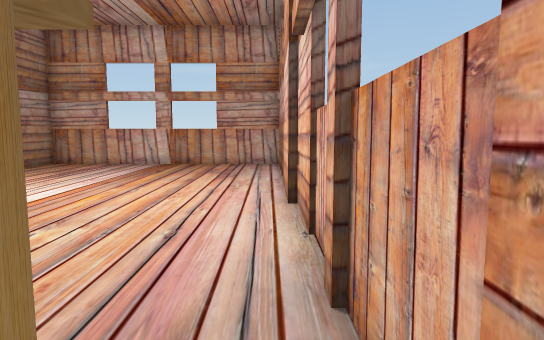
[1] (above)

12 first-person views from a walk through a scene from a Unity 3-D project. The camera is 1.5 m above the floor, tilts 6° down and sees 75° across. The floor is counted in squares, 1 m on a side. Each view is taken from the middle of a square. On the plan, view 1 faces up. The plan holds only what a view shows up to about 16 squares ahead; the rest is blank. The terrain is drawn as flat ground. Some surface patterns are stand-ins.

[2]
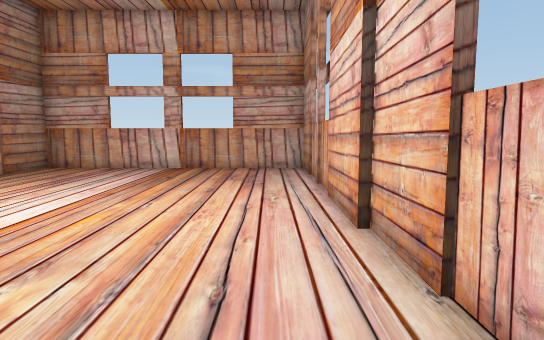

[3]
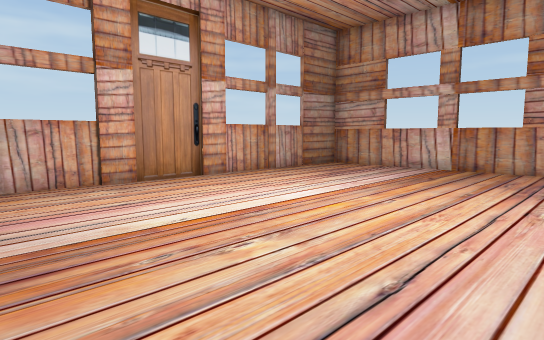

[4]
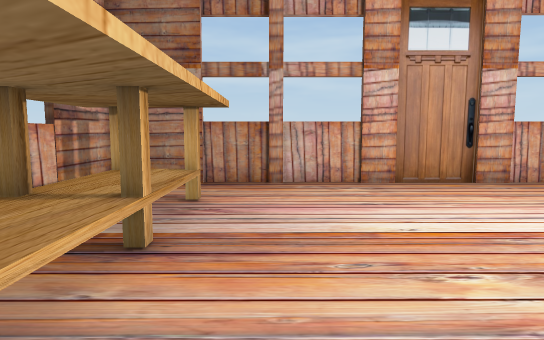

[5]
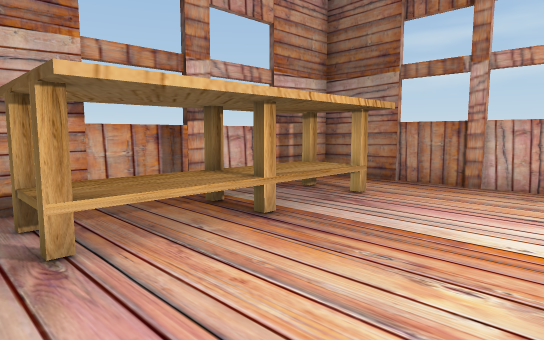

[6]
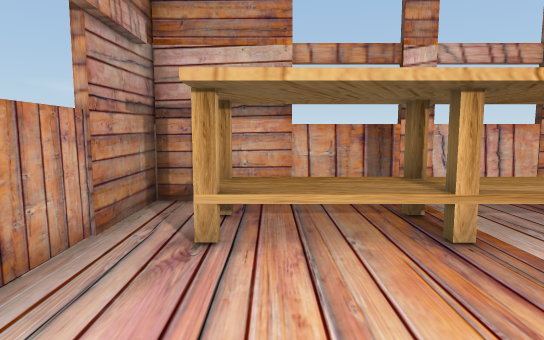

[7]
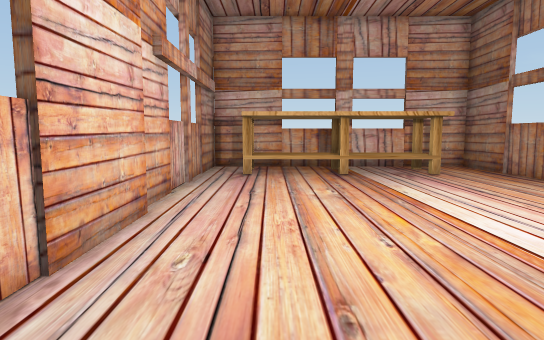

[8]
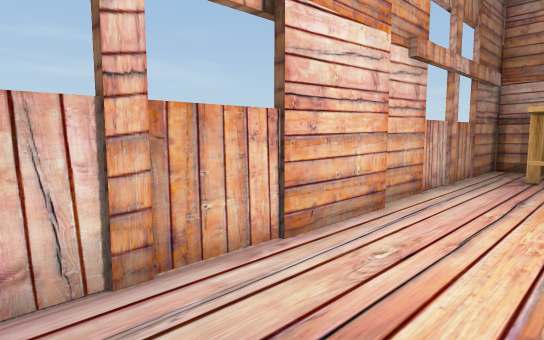

[9]
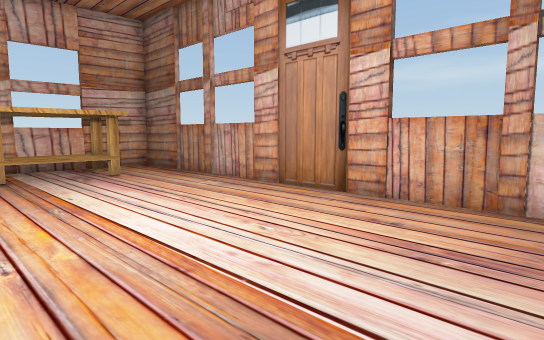

[10]
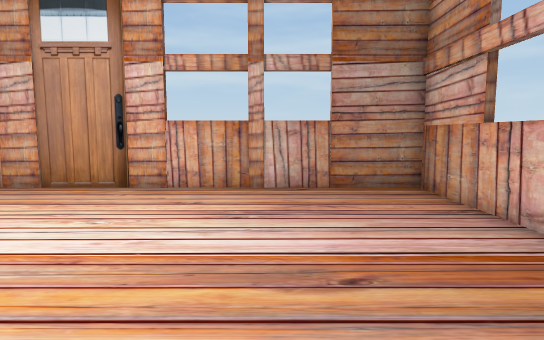

[11]
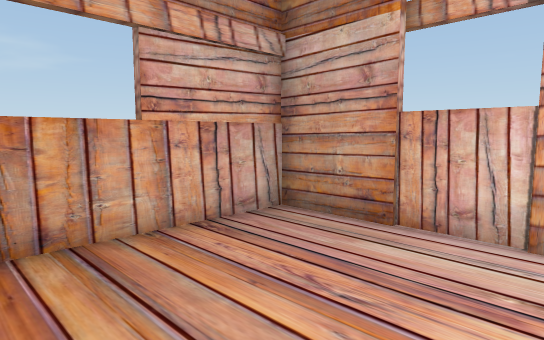

[12]
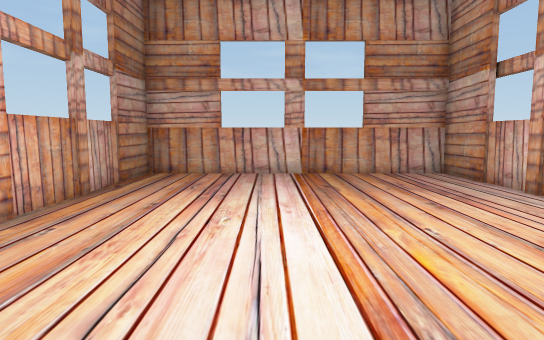

### Floor plan
Points are (right, up) in squares from view 1. A wall is a line through its corners. A room is listed if a view was taken in it or the views show most of it. See-through windows are left out.
Room 1 (view 1)
walls: (-1.4, -1.8) (0.6, -1.8) (0.6, 1.4)
ways out: opening at (0, 0.5) to room 2; opening at (-1, -1) to room 3
Room 2 (views 2, 3, 4, 5, 6, 7, 8, 9, 10, 11, 12)
walls: (0.4, 7.4) (0.4, 17) (-10.6, 17) (-10.6, 1.4); (0.6, 1.4) (0.6, 7.6)
ways out: opening at (0, 0.5) to room 1; opening at (-9.5, 0.5) to room 5
Room 3 (no view inside)
walls: (-5.6, -1.8) (-1.4, -1.8)
ways out: opening at (-1, -1) to room 1; opening at (-4.5, -1) to room 4
objects: other object (-8, 0) to (-1, 1)
Room 4 (no view inside)
walls: (-8.6, -1.8) (-5.6, -1.8)
ways out: opening at (-4.5, -1) to room 3; opening at (-8, -1) to room 5
Room 5 (no view inside)
walls: (-10.6, 1.4) (-10.6, -1.8) (-8.6, -1.8)
ways out: opening at (-9.5, 0.5) to room 2; opening at (-8, -1) to room 4

Where each view was taken, in squares from view 1:
view 1: 0 up, 0 right, facing up
view 2: 2 up, 1 left, facing up
view 3: 2 up, 0 right, facing up-left
view 4: 3 up, 0 right, facing left
view 5: 6 up, 0 right, facing down-left
view 6: 6 up, 2 left, facing down
view 7: 14 up, 2 left, facing down
view 8: 14 up, 3 left, facing down-right
view 9: 14 up, 3 left, facing down-left
view 10: 13 up, 1 left, facing left
view 11: 12 up, 5 left, facing up-right
view 12: 4 up, 6 left, facing up
